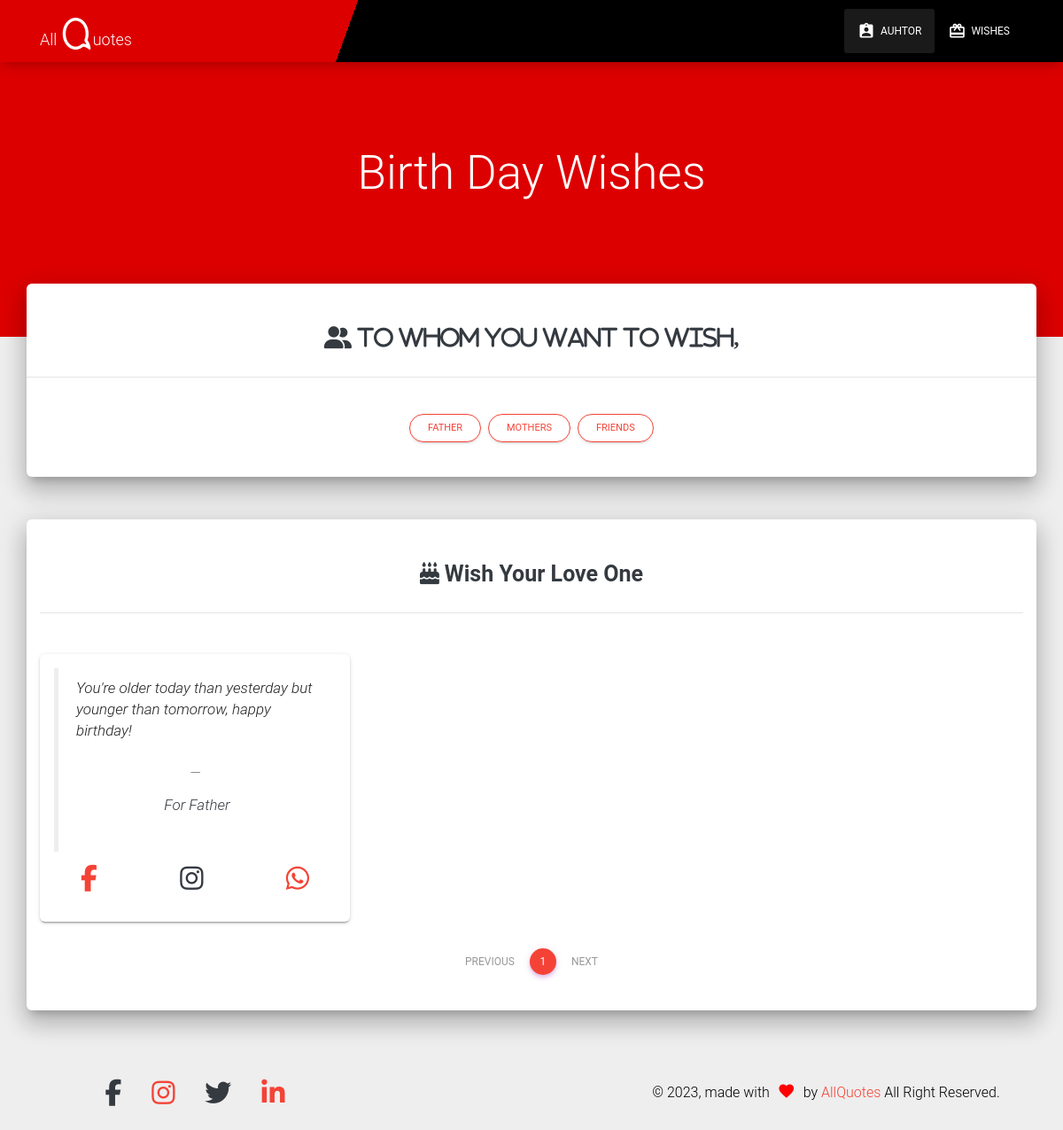
Screenshot of /BirthDay/Father with the database file from the repository.
### SuperLogin/models.py (models this page shows)
class SpecialMessages(models.Model):
    quotes_type = models.ForeignKey(
        spcl_type, null=True, on_delete=models.SET_NULL)
    quotes = models.CharField(max_length=5000, null=True)
    sub_type = models.CharField(max_length=5000, null=True)

class spcl_type(models.Model):
    catagories = models.CharField(max_length=5000, null=True)
    images = models.ImageField(upload_to='images/')
    def __str__(self):
        return self.catagories

### frontend/views.py (the view)
# urls.py: path('BirthDay/<str:type>', views.BirthDay, name="BirthDay")
def BirthDay(request, type):
    if type:
        all_day = SpecialMessages.objects.order_by().values('sub_type').distinct()
        spcl_day = SpecialMessages.objects.filter(
            quotes_type__catagories="Birth Day", sub_type=type)
        paginator = Paginator(spcl_day, 10)
        page_number = request.GET.get('page')
        page_obj = paginator.get_page(page_number)
        dic = {'spcl_day': page_obj, 'all_day': all_day}
    else:
        pass
    return render(request, 'frontend/birthday.html/', dic)

### frontend/templates/frontend/birthday.html (shortened to what this page needs)
{% extends "frontend/main.html" %}
{% load static %}
{% block Authactive %}active{% endblock %}
{% block body %}
<div class="page-header" data-parallax="true">
    <div class="container">
        <div class="row">
            <div class="col-md-8 ml-auto mr-auto">
                <div class="brand text-center">
                    <h1>
                        {{spcl_day.0.quotes_type}} Wishes
                    </h1>
                </div>
            </div>
        </div>
    </div>
</div>
<div class="main main-raised">
    <div class="profile-content">
        <br>
        <div class="row">
            <div class="col-lg-12 text-center">
                <h3 class="text-dark "><i class="fas fa-user-friends"> To Whom You Want to Wish, </i>
                </h3>
            </div>
        </div>
        <hr>
        <div class="row text-center">
            <div class="col-md-12 col-sm-12 col-lg-12 col-xs-12 mb-12">
                <h3 class="d-block  sameline">
                    {% for y in all_day %}
                    <a href="{% url 'BirthDay' y.sub_type %}" type="button"
                        class="btn btn btn-outline-danger btn-round btn-sm">{{y.sub_type}}</a>
                    {% endfor %}
                </h3>
            </div>
        </div>
        <br>
    </div>
</div>
<div class="main main-raised my-5">
    <div class="profile-content">
        <div class="container">
            <br>
            <div class="row">
                <div class="col-lg-12 text-center">
                    <h3 class="text-dark "><i class="fas fa-birthday-cake"></i> <b>Wish Your Love One </b></h3>
                </div>
            </div>
            <hr>
            <div class="row">
                {% for x in spcl_day %}
                <div class="col-lg-4 col-md-4 col-sm-12  ">
                    <div class="card  p-3 text-left">
                        <blockquote class="blockquote mb-0">
                            <p>{{x.quotes}}</p>
                            <footer class="blockquote-footer">
                                <small class="text-muted">
                                    <h5> <cite class="text-dark" title="Source Title">For {{x.sub_type}}</cite></h5>
                                </small>
                            </footer>
                        </blockquote>
                        <div class="card-footer">
                            <span class="ml-6"><a href="profile-page.html"><i
                                        class="fab fa-facebook-f ico text-danger"></i></a></span>
                            <span class="ml-auto"><a href="profile-page.html"><i
                                        class="fab fa-instagram ico text-dark"></i></a></span>
                            <span class="ml-auto"><a href="profile-page.html"><i
                                        class="fab fa-whatsapp ico text-danger"></i></a></span>
                        </div>
                    </div>
                </div>
                {% endfor %}
            </div>
        </div>
        <nav aria-label="Page navigation example ">
            <ul class="pagination justify-content-center">
                {% if spcl_day.has_previous %}
                <li class="page-item">
                    <a class="page-link" href="?page={{ spcl_day.previous_page_number }}">Previous</a>
                </li>
                {% else %}
                <li class="page-item disabled">
                    <a class="page-link" href="#" tabindex="-1" aria-disabled="true">Previous</a>
                </li>
                {% endif %}
                {% for i in spcl_day.paginator.page_range %}
                {% if spcl_day.number == i %}
                <li class="page-item active" aria-current="page">
                    <span class="page-link bg-danger">
                        {{i}}
                    </span>
                </li>
                {% else %}
                <li class="page-item"><a class="page-link" href="?page={{ i }}">{{ i }}</a></li>
                {% endif %}
                {% endfor %}
                {% if spcl_day.has_next %}
                <li class="page-item">
                    <a class="page-link" href="?page={{ spcl_day.next_page_number }}">Next</a>
                </li>
                {% else %}
                <li class="page-item disabled">
                    <a class="page-link" href="#" tabindex="-1" aria-disabled="true">Next</a>
                </li>
                {% endif %}
            </ul>
        </nav>
        <br>
    </div>
</div>
{% endblock %}

### static/assets/css/site.css (style rules this page uses)
.ico { font-size : 30px; }
.page-header { background-color : #dd0000; }

### frontend/templates/frontend/birthday.html (style rules this page uses)
.sameline { display: inline-block; }

### rows the page displays
SpecialMessages: quotes_type.catagories "Birth Day", quotes "You're older today than yesterday but younger than tomorrow, happy birthday!", sub_type "Father"

### other values shown
{{ y.sub_type }} "FATHER" "MOTHERS" "FRIENDS"
{{ i }} "1"
